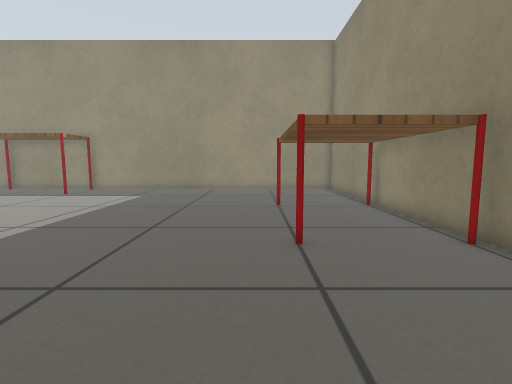
[1] (above)

12 first-person views from a walk through a world built for the Gazebo simulator. The camera is 0.47 m above the floor, tilts 6° down and sees 85° across. The floor is counted in squares, 0.25 m on a side. Each view is taken from the middle of a square. On the plan, view 1 faces up. The plan holds only what a view shows up to about 16 squares ahead; the rest is blank. Simple patterns stand in for the simulator's built-in surfaces.

[2]
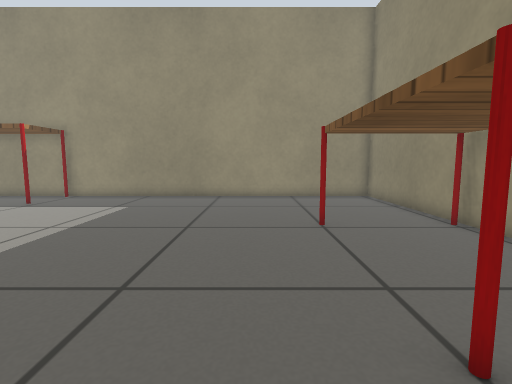

[3]
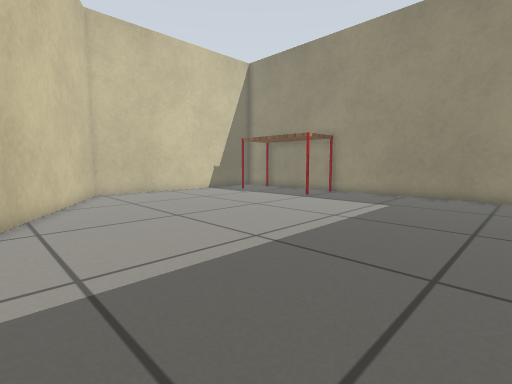

[4]
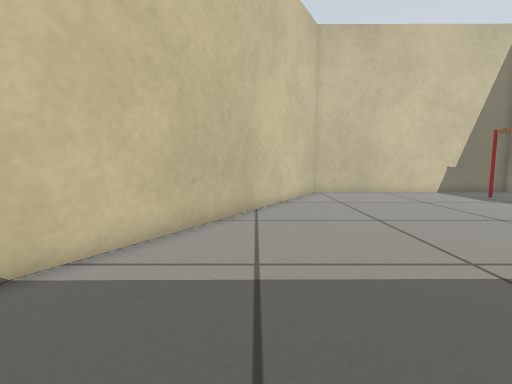

[5]
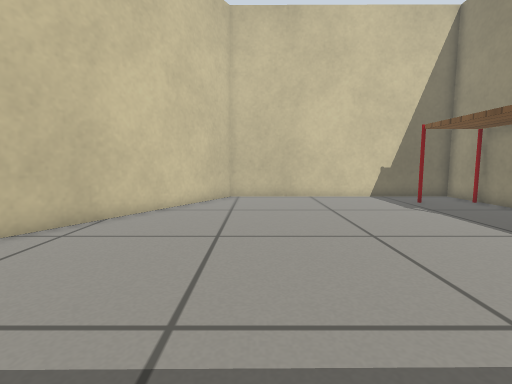

[6]
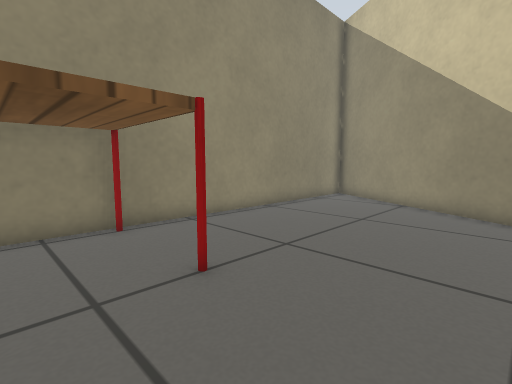

[7]
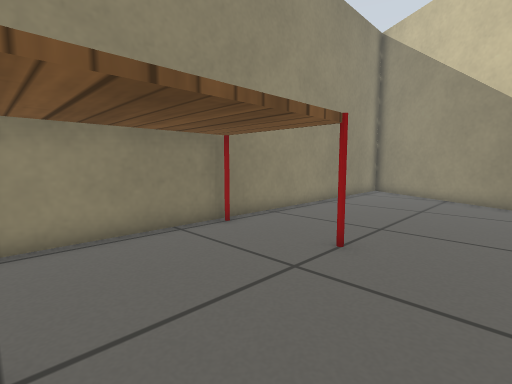

[8]
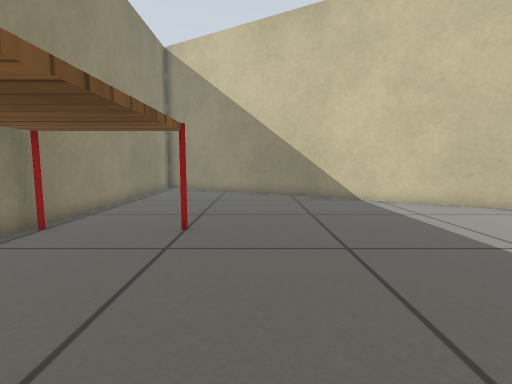

[9]
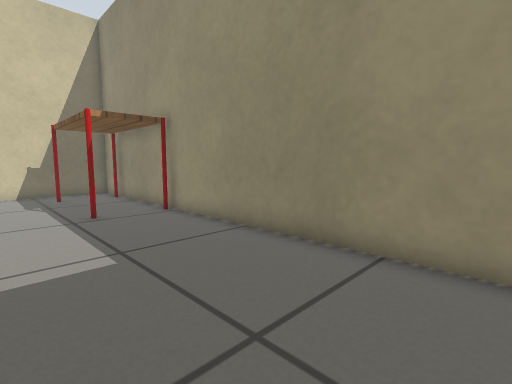

[10]
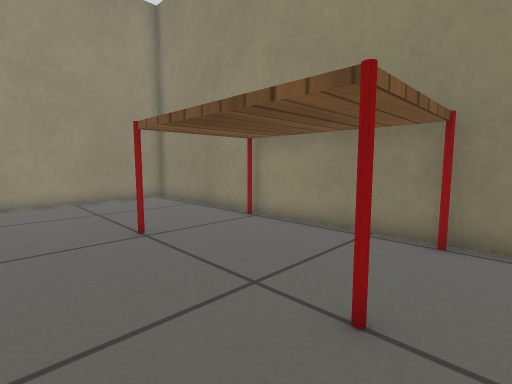

[11]
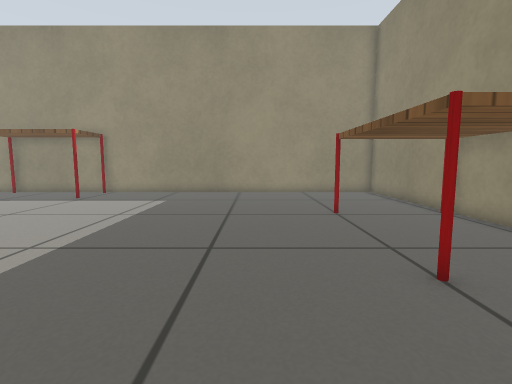

[12]
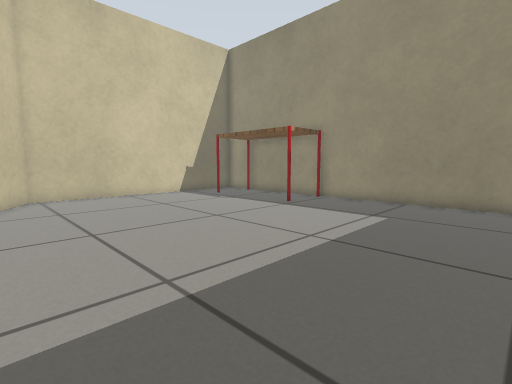

### Floor plan
Key: @ floor where view 1 was taken; # wall or solid block; . floor; T table.
Columns run from 19 left of view 1 to 6 right of it. Each row starts with its distance up from view 1.
 20 #########################
 19 #.TTTTTTT...............#
 18 #.TTTTTTT...............#
 17 #.TTTTTTT...............#
 16 #.......................#
 15 #.......................#
 14 #.......................#
 13 #.......................#
 12 #...................TTTTT
 11 #...................TTTTT
 10 #...................TTTTT
  9 #...................TTTTT
  8 #...................TTTTT#
  7 ##..................TTTTT#
  6  ###................TTTTT#
  5    ###..................##
  4      ##.................##
  3       ###...............##
  2         ###.............##
  1           ###...........##
  0             ##.....@....##
 -1              ###........##
 -2                ###......##
 -3                  ###.... #
 -4                    ##... #
 -5                     ###. #
 -6                       ####

Positions as (right, up) in squares from view 1, and headings:
1: (0, 0), facing up
2: (-1, 4), facing up
3: (-2, 3), facing up-left
4: (-2, 4), facing left
5: (-4, 9), facing left
6: (-3, 9), facing down-right
7: (-2, 12), facing down-right
8: (-1, 14), facing down
9: (-1, 14), facing up-left
10: (-2, 5), facing up-right
11: (-2, 2), facing up
12: (-3, 6), facing up-left
